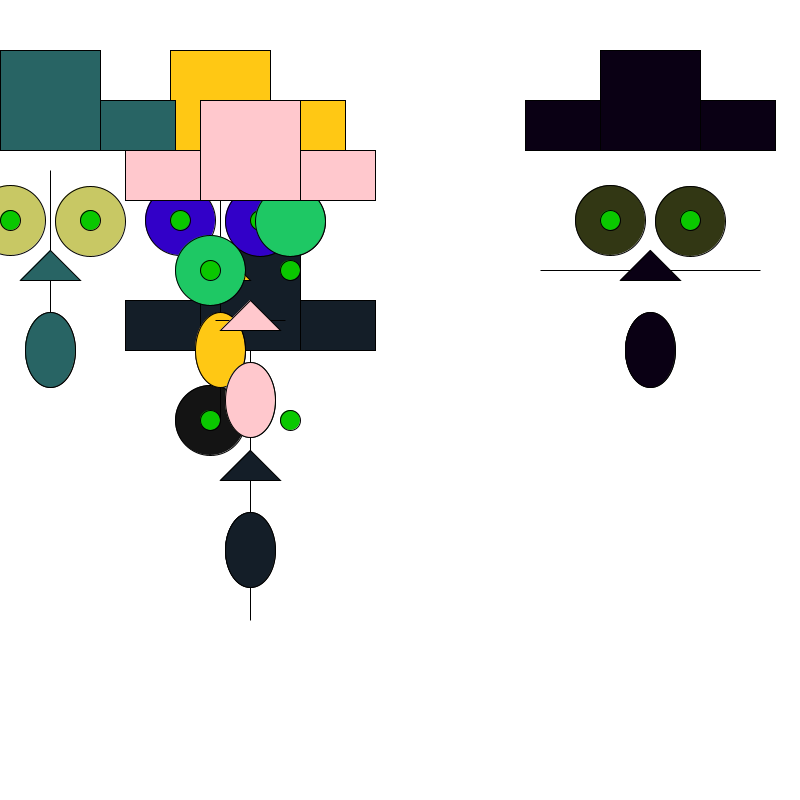
Frame 1 (no input)
Frame 60 (the mouse pressed at the canvas centre just before this capture): identical to frame 1, image omitted
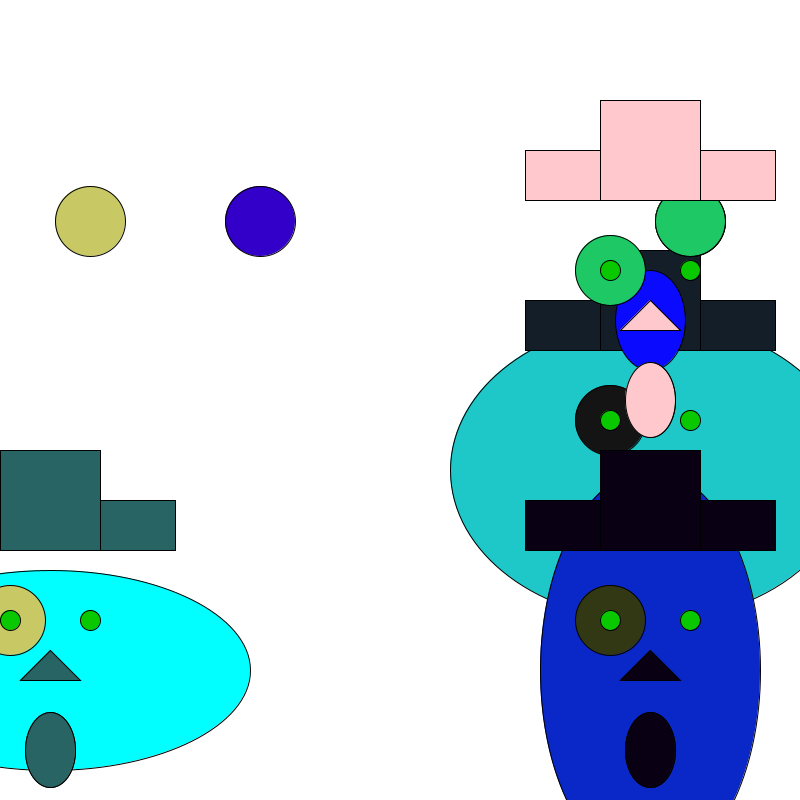
Frame 120 (the mouse held since frame 60 and released just before this capture)

The Processing sketch that drew these frames (run headless with seeded random() and noise(); from frame 60 on, the mouse is pressed at the canvas centre):

// Processing sketch: oldmonsters_OOP
// ── oldmonsters_OOP.pde

/*I refrenced the book "Learning Processing: A Beginner's Guide to Programming Images, Animation, and Interaction" by Daniel Shiffman, 
I used this resource to help write and understand how OOP works. Page 153 chapter 8 example 8-2. it shows how to maek multiple squares using classes*/
oldMonster fred;
oldMonster blob;
oldMonster scream ;
oldMonster spooky;
oldMonster boo;//this guy is the spooky one one :) 

void setup(){
  background(255);
  size(800, 800);
  fred = new oldMonster(4,1,color(20,30,40),color(20,20,20),color(30,200,200));    //all the different monsters int, int, color, color, color,
  blob = new oldMonster(10,3,color(10,0,20),color(50,55,20),color(10,40,200));
  scream = new oldMonster(3,4,color(255,200,20),color(50,0,200),color(210,200,20));
  spooky = new oldMonster(2,6,color(255,200,205),color(30,200,100),color(10,10,300));
  boo= new oldMonster(2,3,color(40,100,100),color(200,200,100),color(1,255,255));  
}


void draw(){
  background(255);
  
  //im using lots of mouse inputs to make the images less static and have some movement also making them even more different 
  fred.move(mouseY,200);//the move is to move the x and y
  fred.Body(mouseX,300);//while the body draws this is what is being moved
  blob.move(400,mouseX);//negitive move in opposite direction 
  blob.Body(220,mouseY);
  scream.move(-30,mouseY+mouseX);
  scream.Body(mouseX,300);
  spooky.move(mouseX,50);
  spooky.Body(70,mouseY/4);
  boo.move(-200,mouseY);
  boo.Body(mouseY,200);
}
 
// ── old_monster.pde

class oldMonster {
  
  
  private color eye, mouth, head;    
  float x, y;
 
  
  
 oldMonster (float tempX, float tempY, color sk1, color sk2, color wort_ ) {

    
    eye = sk1;
   mouth = sk2;
    head = wort_;
    x = tempX;
    y = tempY;
    
  }
  void move(int move, int move2){
    
   x = move;
   y = move2;
  }
  // all the methods go below the constructor
  void Body(int wide, int tall) {
    smooth();
 fill(head);
  ellipse(250 + x, 270 + y, wide, tall);// head
  fill (mouth);
  ellipse (250 + x, 350 + y, 50, 75);//mouth 
  ellipse(210 + x, 220 + y, 70, 70);// outer eye
  ellipse(290 + x, 220 + Y, 70, 70);
  fill (10, 200, 0);
  ellipse(210 + x, 220 + y, 20, 20);//inner eye
  ellipse(290 + x, 220 + y, 20, 20);
  fill(eye);
  triangle(250 + x, 250 + y, 220 + x, 280 + y, 280 + x, 280 + y); // nose
  ellipse (250 + x, 350 + y, 50, 75);
  rect(125 + x , 100 + y, 250, 50);// hat
  rect(200 + x, 50 + y, 100, 100);
    
    
  }
}
  

 
 
 
 
